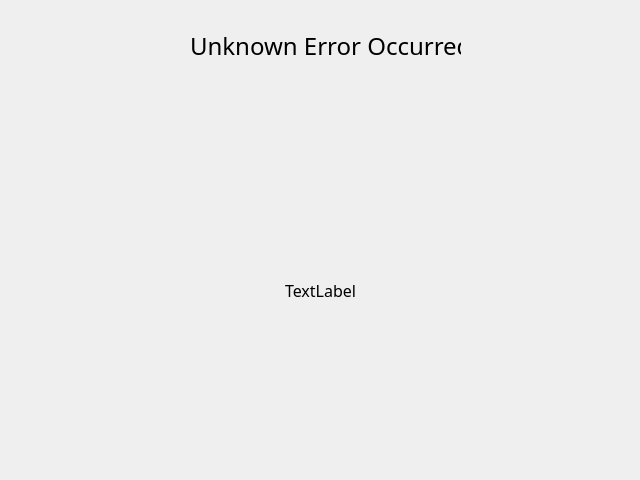
<?xml version="1.0" encoding="UTF-8"?>
<ui version="4.0">
    <class>Form</class>
    <widget class="QWidget" name="Form">
        <property name="enabled">
            <bool>true</bool>
        </property>
        <property name="geometry">
            <rect>
                <x>0</x>
                <y>0</y>
                <width>640</width>
                <height>480</height>
            </rect>
        </property>
        <property name="minimumSize">
            <size>
                <width>640</width>
                <height>480</height>
            </size>
        </property>
        <property name="maximumSize">
            <size>
                <width>640</width>
                <height>480</height>
            </size>
        </property>
        <property name="font">
            <font>
                <family>Unifont</family>
                <pointsize>22</pointsize>
            </font>
        </property>
        <property name="windowTitle">
            <string>Form</string>
        </property>
        <property name="locale">
            <locale language="English" country="UnitedStates"/>
        </property>
        <widget class="QLabel" name="label">
            <property name="geometry">
                <rect>
                    <x>190</x>
                    <y>10</y>
                    <width>271</width>
                    <height>71</height>
                </rect>
            </property>
            <property name="font">
                <font>
                    <family>Unifont</family>
                    <pointsize>18</pointsize>
                </font>
            </property>
            <property name="locale">
                <locale language="English" country="UnitedStates"/>
            </property>
            <property name="text">
                <string>Unknown Error Occurred</string>
            </property>
        </widget>
        <widget class="QLabel" name="label_2">
            <property name="geometry">
                <rect>
                    <x>10</x>
                    <y>110</y>
                    <width>621</width>
                    <height>361</height>
                </rect>
            </property>
            <property name="font">
                <font>
                    <family>Unifont</family>
                    <pointsize>12</pointsize>
                </font>
            </property>
            <property name="text">
                <string>TextLabel</string>
            </property>
            <property name="alignment">
                <set>Qt::AlignCenter</set>
            </property>
        </widget>
    </widget>
    <resources/>
    <connections/>
</ui>
